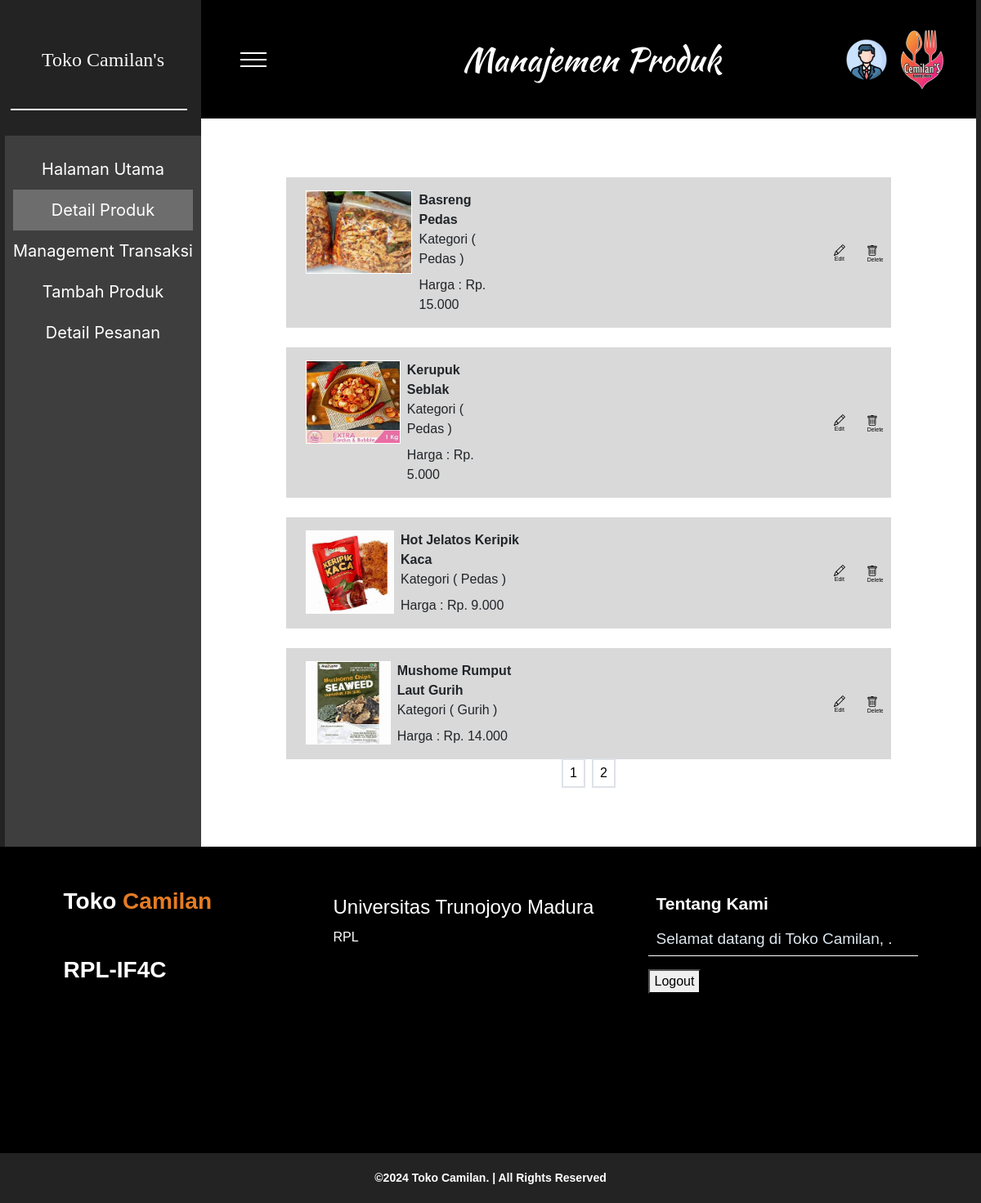
Page /rpl/admin/listallproduk.php on the committed database.
### tables this page shows
CREATE TABLE `barang` (
  `ID_BARANG` int(11) NOT NULL,
  `ID_KATEGORI` varchar(50) DEFAULT NULL,
  `NAMA_BARANG` varchar(50) DEFAULT NULL,
  `HARGA_BARANG` int(11) DEFAULT NULL,
  `STOCK` int(11) DEFAULT NULL,
  `FOTO_BARANG` text DEFAULT NULL,
  `Deskripsi` text NOT NULL,
  `Ukuran` text NOT NULL DEFAULT '1'
);

CREATE TABLE `kategori` (
  `ID_KATEGORI` varchar(50) NOT NULL,
  `NAMA_KATEGORI` varchar(50) DEFAULT NULL
);

### rpl/Database/database.php (called while the page is built, shortened)
<?php
function getDataAllJoin($table, $column, $columnid)
{
    try {
        $statement = DB->prepare("SELECT * FROM $table JOIN $column ON $table.$columnid = $column.$columnid");
        $statement->execute();
        return $statement->fetchAll(PDO::FETCH_ASSOC);
    } catch (PDOException $err) {
        echo $err->getMessage();
    }
}
function getDataAllJoinLimit($table, $column, $columnid, $start, $perpage)
{
    try {
        $statement = DB->prepare("SELECT * FROM $table JOIN $column ON $table.$columnid = $column.$columnid LIMIT $start, $perpage");
        $statement->execute();
        return $statement->fetchAll(PDO::FETCH_ASSOC);
    } catch (PDOException $err) {
        echo $err->getMessage();
    }
}

### rpl/admin/listallproduk.php (the view, shortened to what this page needs)
<?php
require_once('../Database/database.php');
?>
<?php
$result = getDataAllJoin('barang', 'kategori', 'ID_KATEGORI');
$per_page = 4;
$total_results = count($result);
$total_pages = ceil($total_results / $per_page);
if (!isset($_GET['page'])) {
    $page = 1;
} else {
    $page = $_GET['page'];
}
$start = ($page - 1) * $per_page;
$produk = getDataAllJoinLimit('barang', 'kategori', 'ID_KATEGORI', $start, $per_page);
?>
<?php include("../templates/header-admin.php") ?>
<div class="d-flex flex-column" style="min-height:70vh; width:100%;">
    <?php if ($produk) : ?>
        <?php foreach ($produk as $pro) : ?>
            <div class="py-3 ps-4 mt-4 d-flex" style="width: 78%; background: #D9D9D9; align-self:center;">
                <img style="width: 131px; height: 102px; border: 1px white solid" src="../gambar/produk/<?= $pro['FOTO_BARANG'] ?>" />
                <div class="ms-2">
                    <div class="text-dark fw-bold"><?= $pro["NAMA_BARANG"]; ?></div>
                    <div class="text-dark ">Kategori ( <?= $pro["NAMA_KATEGORI"]; ?> )</div>
                    <div class="text-dark mt-2">Harga : Rp. <?= number_format($pro['HARGA_BARANG'], 0, ',', '.'); ?></div>
                </div>
                <div class="d-flex align-items-center justify-content-end" style="width: 76%;">
                    <a href="<?= BASEURL . 'admin/editproduk.php?product=' . $pro['ID_BARANG'] ?>" style="padding: 10px;" class="d-flex flex-column justify-content-center align-items-center">
                        <svg xmlns="http://www.w3.org/2000/svg" width="20" height="20" fill="black" class="bi bi-pencil" viewBox="0 0 23 23">
                            <text x="1" y="23" font-family="Arial" font-size="8" fill="black">Edit</text>
                        </svg>
                    </a>
                    <a href="eksekusiperintah/deleteproduk.php?pro=<?= $pro['ID_BARANG'] ?>" style="padding: 10px;">
                        <svg xmlns="http://www.w3.org/2000/svg" width="20" height="20" fill="black" class="bi bi-trash" viewBox="0 0 23 23">
                            <text x="1" y="23" font-family="Arial" font-size="8" fill="black">Delete</text>
                        </svg>
                    </a>
                </div>
            </div>
        <?php endforeach ?>
    <?php endif ?>
</div>
<div class="d-flex mb-5 mt-5">
    <?php for ($i = 1; $i <= $total_pages; $i++) : ?>
        <a class="border border-2 text-decoration-none px-2 py-1 my-4 mx-1" style="color: black;" href='?page=<?= $i ?>'>
            <div class="paginate-link p-0 m-0" style="width:100%; height:100%">
                <?= $i; ?>
            </div>
        </a>
    <?php endfor; ?>
</div>
<?php include("../templates/footer-admin.php") ?>

### rpl/css/style.css (style rules this page uses)
body { font-family: 'Source Sans Pro', sans-serif; font-weight: 300; margin: 0; padding: 0; display: flex; flex-direction: column; align-items: center; background-color: #242323; overflow-x: hidden; }
.paginate-link { background-color: white; color: black; }

### rows in the picture
barang: FOTO_BARANG (picture), NAMA_BARANG "Basreng Pedas", ID_KATEGORI.NAMA_KATEGORI "Pedas", HARGA_BARANG "15.000"
barang: FOTO_BARANG (picture), NAMA_BARANG "Kerupuk Seblak", ID_KATEGORI.NAMA_KATEGORI "Pedas", HARGA_BARANG "5.000"
barang: FOTO_BARANG (picture), NAMA_BARANG "Hot Jelatos Keripik Kaca", ID_KATEGORI.NAMA_KATEGORI "Pedas", HARGA_BARANG "9.000"
barang: FOTO_BARANG (picture), NAMA_BARANG "Mushome Rumput Laut Gurih", ID_KATEGORI.NAMA_KATEGORI "Gurih", HARGA_BARANG "14.000"

### other values in the picture
$title "Manajemen Produk"
